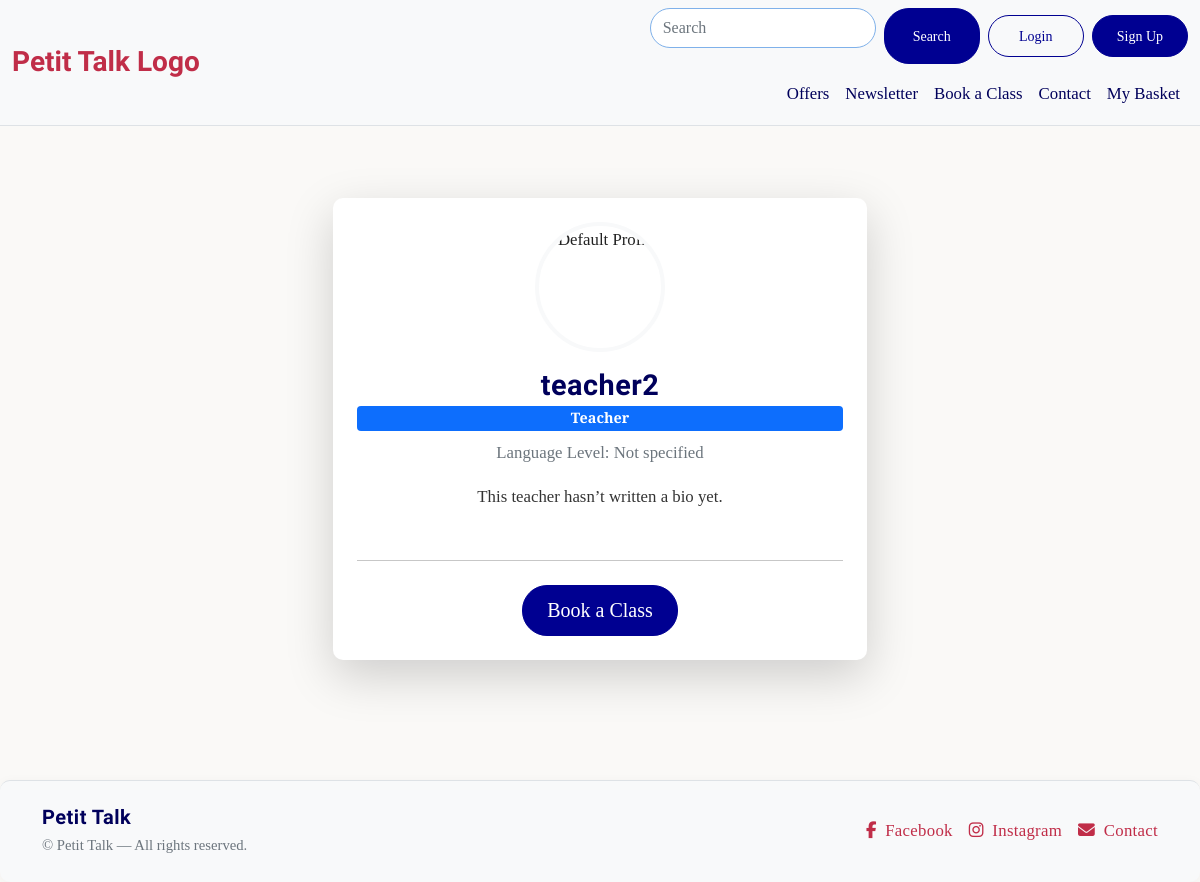
Before: /profile/4/ with the older database file.
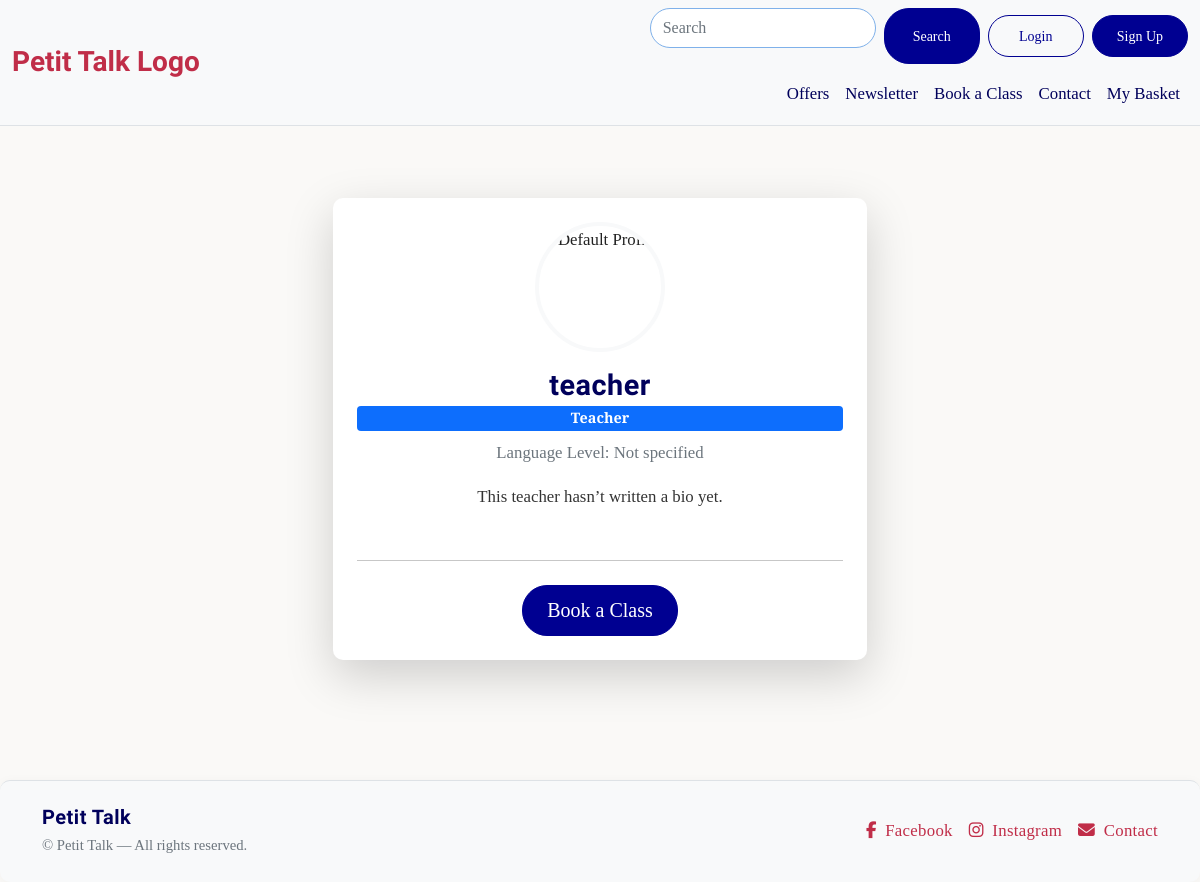
After: the same page with the newer database file.
### userprofile/models.py (models this page shows, shortened)
class Profile(models.Model):
    user = models.OneToOneField(User, on_delete=models.CASCADE, related_name='profile')
    is_student = models.BooleanField(default=False)
    is_teacher = models.BooleanField(default=False)
    bio = models.TextField(blank=True)
    profile_image = models.ImageField(
        upload_to='profile_pics/',
        default='images/default.png',
        blank=True,
        null=True
    )
    favorite_word = models.CharField(max_length=100, blank=True)
    favorite_movie = models.CharField(max_length=100, blank=True)
    favorite_book = models.CharField(max_length=100, blank=True)
    favorite_song = models.CharField(max_length=100, blank=True)
    intro_video = models.FileField(
        upload_to='profile_videos/',
        blank=True,
        null=True
    )
    language_level = models.CharField(max_length=2, choices=LEVELS, blank=True)
    goals = models.TextField(blank=True)

### userprofile/views.py (the view)
# urls.py: path('<int:user_id>/', views.teacher_profile, name='teacher_profile'),
def teacher_profile(request, user_id):
    user = get_object_or_404(User, id=user_id)
    profile = get_object_or_404(Profile, user=user, is_teacher=True)
    return render(request, 'userprofile/teacher_profile.html', {'profile': profile})

### userprofile/templates/userprofile/teacher_profile.html (shortened to what this page needs)
{% extends "base.html" %}
{% load static %}
{% block content %}
<div class="container py-5">
    <div class="row justify-content-center">
        <div class="col-lg-6 col-md-8">
            <div class="card shadow-lg rounded-4 p-4 text-center profile-card">
                {% if profile.profile_image %}
                    <img src="{{ profile.profile_image.url }}"
                         class="rounded-circle mb-3 profile-img"
                         alt="{{ profile.user.username }}">
                {% else %}
                    <img src="{% static 'images/default_profile.png' %}"
                         class="rounded-circle mb-3 profile-img"
                         alt="Default Profile">
                {% endif %}
                <h3 class="fw-bold mb-1">{{ profile.user.username }}</h3>
                {% if profile.is_teacher %}
                    <span class="badge bg-primary mb-2">Teacher</span>
                {% else %}
                    <span class="badge bg-success mb-2">Student</span>
                {% endif %}
                <p class="text-muted mb-3">
                    Language Level: {{ profile.get_language_level_display|default:"Not specified" }}
                </p>
                <p class="mb-4">{{ profile.bio|default:"This teacher hasn’t written a bio yet." }}</p>
                <hr class="my-4">
                <div class="text-center">
                    <a href="#" class="btn btn-primary btn-lg">Book a Class</a>
                </div>
            </div>
        </div>
    </div>
</div>
{% endblock %}

Changed rows visible on the page:
changed Profile "Not specified": user.username "teacher2" → "teacher"
